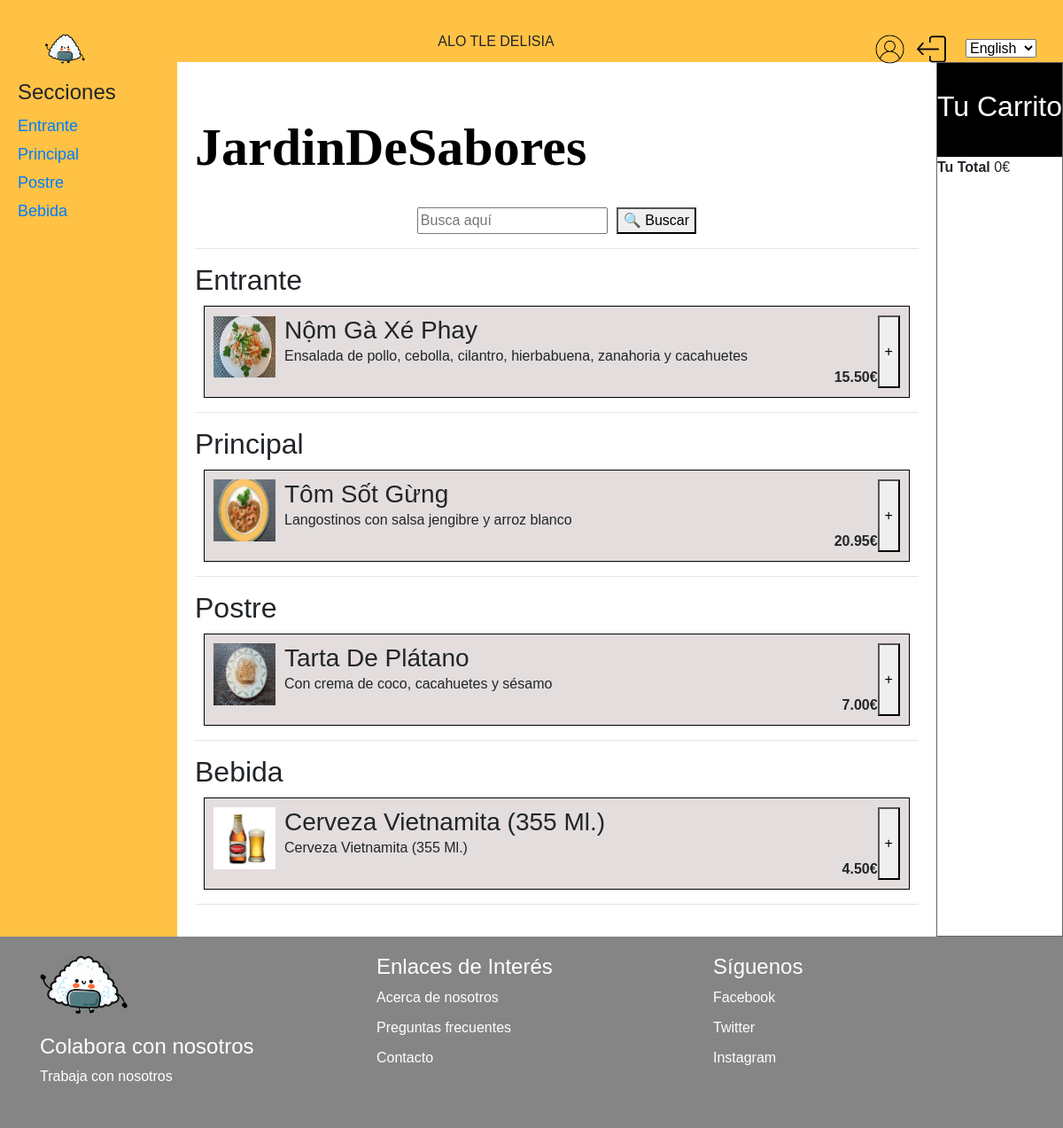
Before: /restaurante/JardinDeSabores with the older database file.
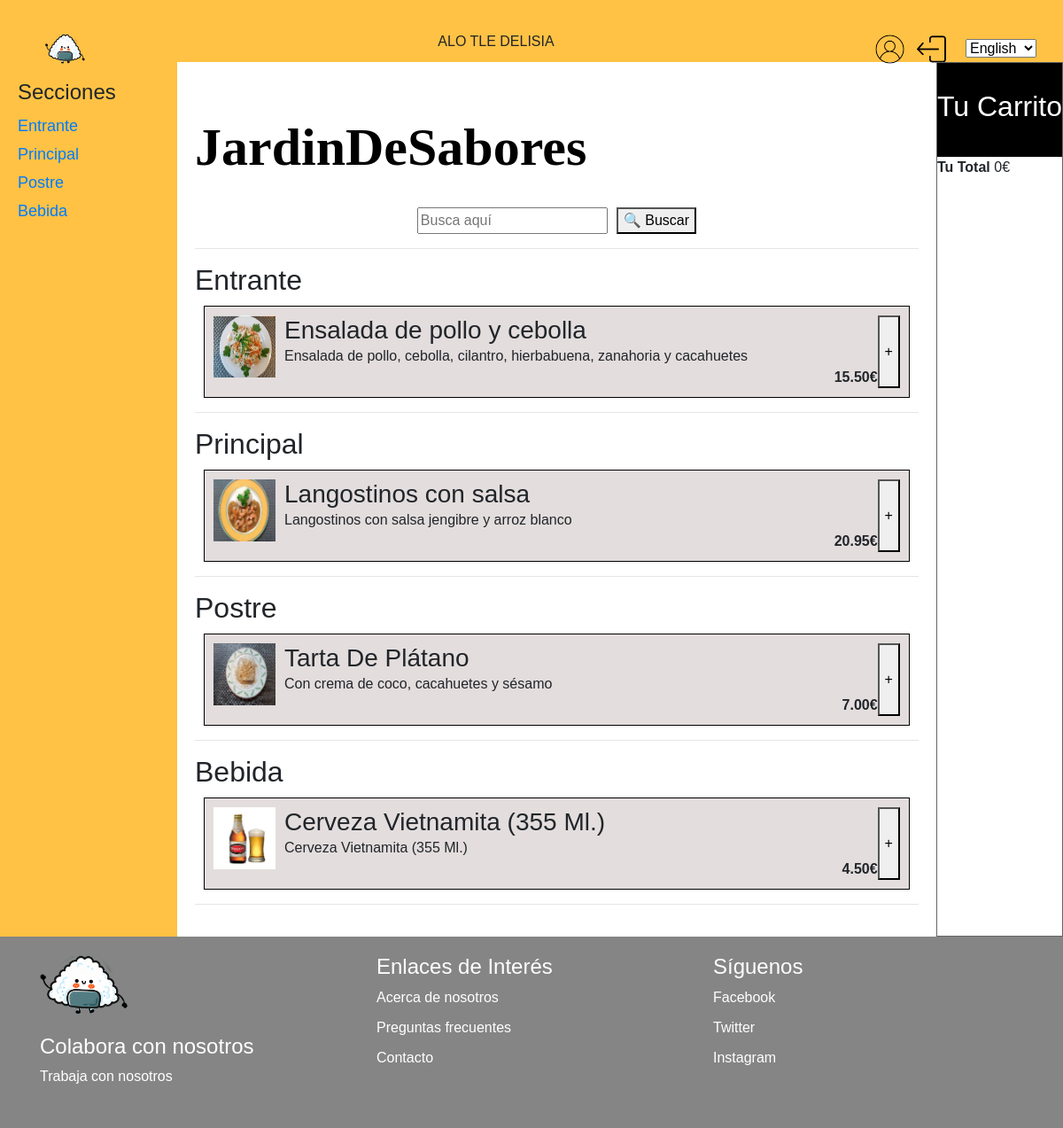
After: the same page with the newer database file.
### myapp/models.py (models this page shows)
class TipoProducto(models.Model):
    idTipoProducto = models.AutoField(primary_key=True)
    nombre = models.CharField(max_length=255)
    descripcion=models.TextField()
    idRestaurante = models.ForeignKey(Restaurante, on_delete=models.CASCADE)

class Restaurante(models.Model):
    idRestaurante = models.AutoField(primary_key=True)
    nombre = models.CharField(max_length=255)
    ubicacion = models.CharField(max_length=255)
    horario = models.CharField(max_length=255)
    descripcion = models.TextField()
    idTipoRestaurante = models.ForeignKey(TipoRestaurante, on_delete=models.CASCADE)

class Producto(models.Model):
    idProducto = models.AutoField(primary_key=True)
    nombre = models.CharField(max_length=255)
    descripcionProducto = models.TextField()
    precio = models.DecimalField(max_digits=10, decimal_places=2)
    idTipoProducto = models.ForeignKey(TipoProducto, on_delete=models.CASCADE)
    idRestaurante = models.ForeignKey('Restaurante', on_delete=models.CASCADE)

### myapp/views.py (the view)
# urls.py: path('restaurante/', restaurante, name='unRestaurante'),
def restaurante(request, nombreRestaurante):
    restaurante = get_object_or_404(Restaurante, nombre=nombreRestaurante)
    productos = Producto.objects.filter(idRestaurante=restaurante)
    categorias = TipoProducto.objects.filter(producto__idRestaurante=restaurante).distinct()
    restaurante_id = restaurante.idRestaurante
    username = request.user.username if request.user.is_authenticated else None
    context = {
        'restaurante': restaurante,
        'productos': productos,
        'categorias': categorias,
        'username': username,
        'restaurante_id': restaurante_id,
    }
    return render(request, 'unRestaurante.html', context)

### myapp/templates/myapp/unRestaurante.html (shortened to what this page needs)
{% extends 'base.html' %}
{% block content %}
    {% load static %}
    <link rel="stylesheet" href="{% static 'css/stylePrincipal.css' %}">
    <link rel="stylesheet" href="{% static 'css/sushiDonosti.css' %}">
    <div class="wrapper">
        <aside class="lado">
            <h2>Secciones</h2>
            <ul>
                {% for categoria in categorias %}
                    <li><a href=#{{categoria.nombre}}>{{categoria.nombre}}</a></li>
                {% endfor %}
            </ul>
        </aside>
        <div class="main">
            <div class="primerBloque">
                <h1 class="restaurante">{{ restaurante.nombre }}</h1>
                <br>
                <div class="buscador">
                    <input type="text" class="buscar" placeholder="Busca aquí">
                    <button class="search-button">&#128269; Buscar</button>
                </div>
            </div>
            <hr>
            <div class="contenedor-items">
                {% for tipo_producto in categorias %}
                    <div id="{{ tipo_producto.nombre }}">
                        <h2>{{ tipo_producto.nombre }}</h2>
                        {% for producto in restaurante.producto_set.all %}
                            {% if producto.idTipoProducto == tipo_producto %}
                            <div class="item">
                                <img src="{% static 'imagenes/' %}{{ producto.nombre|lower }}.png" alt="{{ producto.nombre }}" style="width: 70px; height: 70px;"class="img-item">
                                <div class="contenido-producto">
                                <h3 class="titulo-item">{{ producto.nombre }}</h3>
                                <p>{{ producto.descripcionProducto }}</p>
                                <p class="precio-item"><strong>{{ producto.precio }}€</strong></p>
                                </div>
                                <button class="boton-item">+</button>
                            </div>
                            {% endif %}
                        {% endfor %}
                    </div>
                    <hr>
                {% endfor %}
            </div>
        </div>
        <div class="carrito" id="carrito">
            <div class="header-carrito">
                <h2>Tu Carrito</h2>
            </div>
            <div class="carrito-total">
                <div class="fila">
                    <strong>Tu Total</strong>
                    <span class="carrito-precio-total">
                        0€
                    </span>
                </div>
            </div>
        </div>
    </div>
{% endblock %}

### myapp/templates/myapp/base.html (shortened to what this page needs)
{% load static %}
<!DOCTYPE html>
<html lang="en">
<head>
    <link rel="stylesheet" href="https://stackpath.bootstrapcdn.com/bootstrap/4.3.1/css/bootstrap.min.css">
    <link rel="stylesheet" href="{% static 'css/stylePrincipal.css' %}">
</head>
<body>
    <div class="header-desktop">
        <div class="container">
            <div class="row d-flex align-items-center">
                <div class="col d-flex justify-content-start">
                    <button class="logo-btn-desktop">
                        <a href="{% url 'principal' %}"><img src="{% static 'imagenes/logo.png' %}" alt="LOGO" style="width: 45px; height: 35px;"></a>
                    </button>
                </div>
                <div class="col d-flex justify-content-center">
                    <p>ALO TLE DELISIA</p>
                </div>
                <div class="col d-flex justify-content-end">
                    <button class="usuario-btn-desktop">
                        <img src="{% static 'imagenes/perfil.png' %}" alt="USUARIO" style="width: 35px; height: 35px;">
                    </button>
                    <button class="cerrar-btn-desktop">
                        <a href="{% url 'cerrar' %}">
                            <img src="{% static 'imagenes/cerrar.png' %}" alt="CERRAR" style="width: 35px; height: 35px;">
                        </a>
                    </button>
                </div>
                <div class="idioma">
                    <select>
                        <option value="english">English</option>
                    </select>
                </div>
            </div>
        </div>
    </div>
    <main>
        {% block content %}
        {% endblock %}
    </main>
    <footer class="footer">
        <div class="container">
            <div class="row">
                <div class="col-md-4">
                    <div class="footer-content">
                        <a href="{% url 'principal' %}"><img src="{% static 'imagenes/logo.png' %}" alt="Logo" class="footer-logo"></a>
                        <h4>Colabora con nosotros</h4>
                        <ul style="list-style: none; padding: 0;">
                            <li>Trabaja con nosotros</li>
                        </ul>
                    </div>
                </div>
                <div class="col-md-4">
                    <div class="footer-content">
                        <h4>Enlaces de Interés</h4>
                        <ul>
                            <li>Acerca de nosotros</li>
                            <li>Preguntas frecuentes</li>
                            <li>Contacto</li>
                        </ul>
                    </div>
                </div>
                <div class="col-md-4">
                    <div class="footer-content">
                        <h4>Síguenos</h4>
                        <ul>
                            <li>Facebook</li>
                            <li>Twitter</li>
                            <li>Instagram</li>
                        </ul>
                    </div>
                </div>
            </div>
        </div>
    </footer>
</body>
</html>

### myapp/static/css/stylePrincipal.css (style rules this page uses)
body { font-family: Arial; }
.header-desktop { background-color: #ffc244; padding: 35px 0; height: 60px; }
.logo-btn-desktop { background: none; border: none; color: white; font-size: 14px; cursor: pointer; }
.usuario-btn-desktop { background: none; border: none; color: white; font-size: 14px; cursor: pointer; }
.cerrar-btn-desktop { background: none; border: none; color: white; font-size: 14px; cursor: pointer; }
h1 { color: black; font-family: serif; font-size: 60px; font-weight: 600; margin-top: 40px; }
.footer { background-color: black; }
.footer h4 { color: white; }
.footer ul { list-style: none; padding: 0; }
.footer li { margin-bottom: 10px; }
.footer a { color: white; text-decoration: none; }
.footer-logo { width: 100px; height: auto; margin-bottom: 20px; }
.footer { background-color: #858585; color: white; padding: 20px 0; }
.footer-content { display: flex; flex-direction: column; }

### myapp/static/css/sushiDonosti.css (style rules this page uses)
.item { border: 1px solid #000000; padding: 10px; margin: 10px; display: flex; background-color: #e3dddd; }
.item img { width: 100%; height: auto; margin-right: 10px; }
.contenido-producto { flex-grow: 1; }
.contenido-producto h3, .contenido-producto p { margin: 0; }
.precio-item { font-weight: bold; text-align: right; }
.buscador { display: flex; align-items: center; justify-content: center; text-align: center; }
.buscar { margin-right: 10px; }
aside h2 { font-size: 24px; margin-bottom: 10px; }
aside ul { list-style: none; padding: 0; }
aside li { font-size: 18px; margin-bottom: 5px; }
.carrito { border: 1px solid #666; position: sticky !important; }
.carrito .header-carrito { background-color: #000; color: #fff; text-align: center; padding: 30px 0; }
.wrapper { display: flex; }
.main { flex-grow: 1; padding: 20px; width: 800px; }
aside { width: 200px; background-color: #ffc244; padding: 20px; }

Changed rows visible on the page:
changed Producto "Ensalada de pollo, cebolla, cilantro, hierbabuena, zanahoria y cacahuetes": nombre "Nộm Gà Xé Phay" → "Ensalada de pollo y cebolla"
changed Producto "Langostinos con salsa jengibre y arroz blanco": nombre "Tôm Sốt Gừng" → "Langostinos con salsa"
